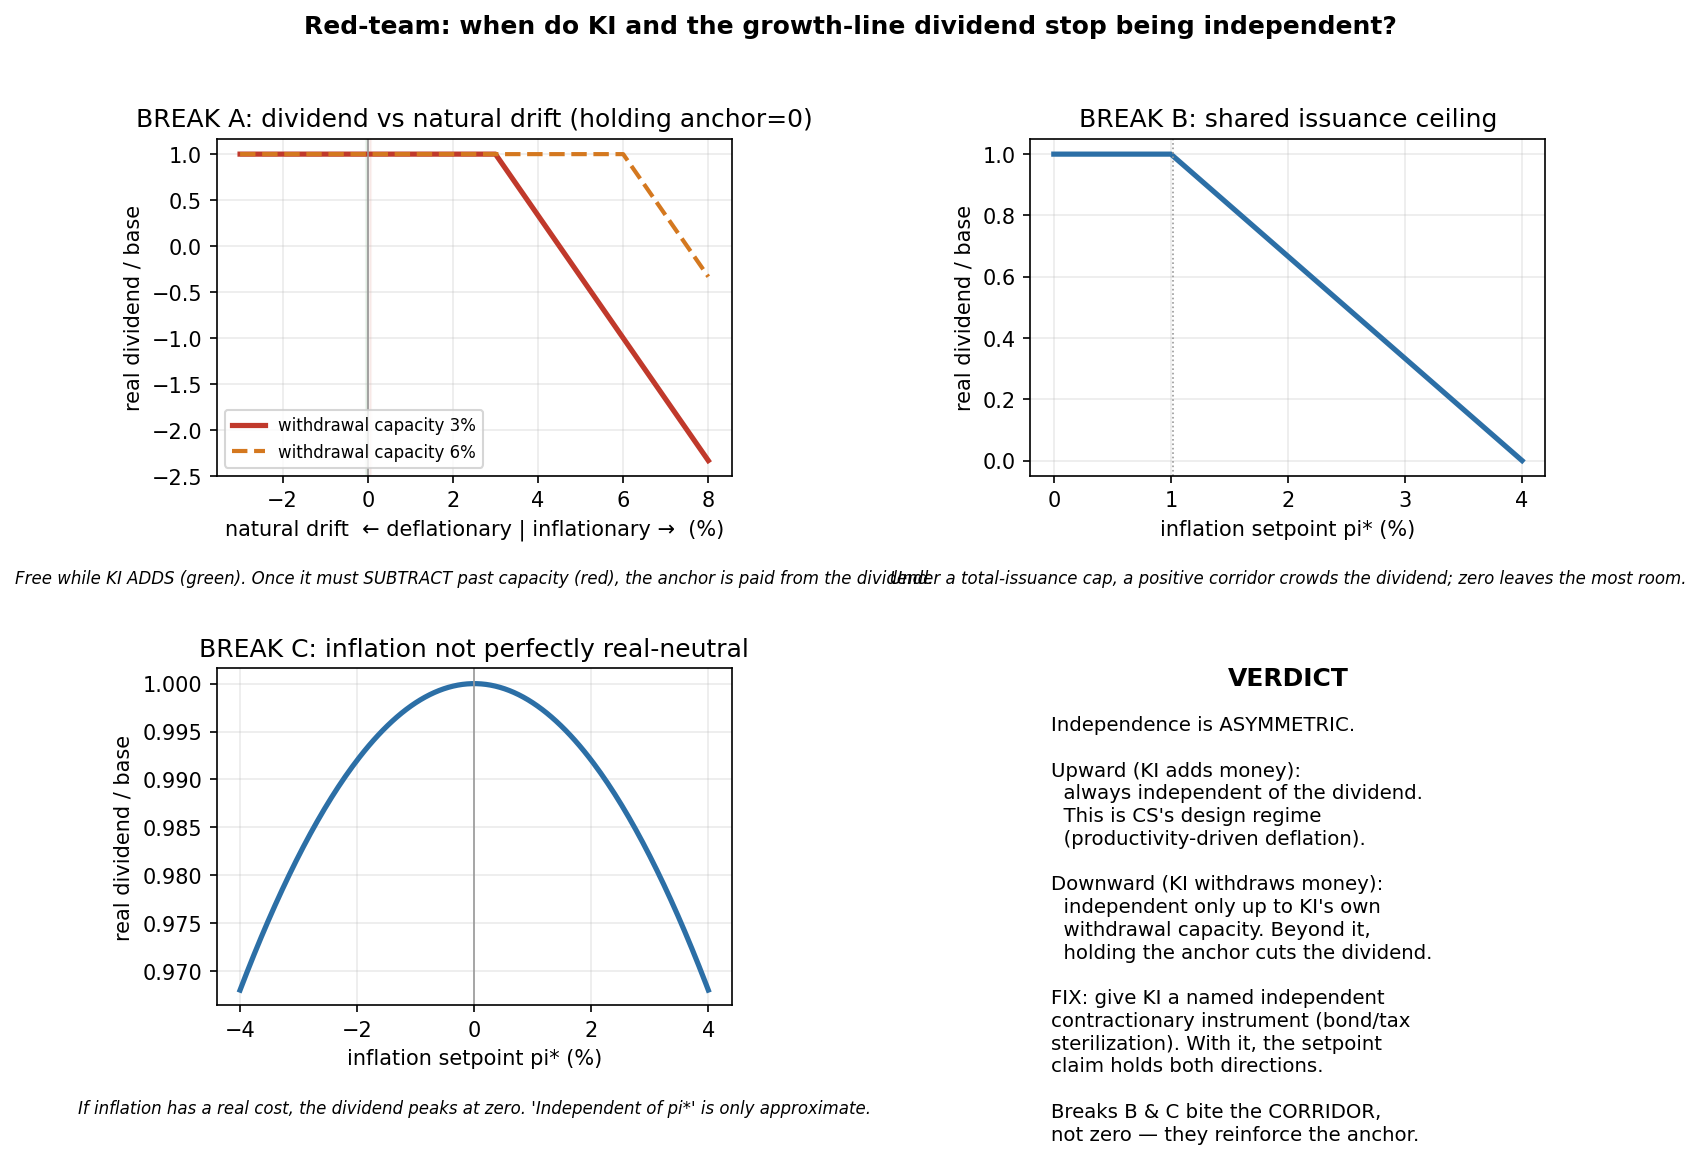

This chart was generated by the following Python code:
"""
Red-team the load-bearing assumption: are KI (inflation thermostat) and the growth-line stream
(dividend) really INDEPENDENT? Try to find configurations where holding the anchor must lean on
the dividend, breaking 'holding zero is free.'
"""
import numpy as np, matplotlib.pyplot as plt
import os
_FIGDIR = os.path.join(os.path.dirname(os.path.dirname(os.path.abspath(__file__))), "figures"); os.makedirs(_FIGDIR, exist_ok=True)
g=0.03; kd=0.5; base=kd*g   # base real dividend per period (normalized reference)

# ---------- BREAK A: the withdrawal asymmetry (the real threat) ----------
# KI can ADD money freely & independently. To DISINFLATE it must SUBTRACT money, which needs a real
# withdrawal instrument (bonds/tax) with capacity w_max. Beyond w_max the only lever left is cutting
# the dividend -> the streams couple. A member with INFLATIONARY drift delta must withdraw delta to hold 0.
delta=np.linspace(-0.03,0.08,221)          # natural drift: <0 deflationary (CS design case), >0 inflationary
def divA(delta,w_max):
    withdraw_needed=np.maximum(0.0,delta)               # only inflationary drift needs withdrawal
    excess=np.maximum(0.0,withdraw_needed-w_max)        # beyond KI's independent capacity
    return base-excess                                  # excess must come out of the dividend
print("BREAK A — withdrawal asymmetry:")
for w in (0.03,0.06):
    d=divA(delta,w); brk=delta[np.argmax(d<base-1e-9)]
    print(f"  w_max={w*100:.0f}%: dividend stays full until inflationary drift = {brk*100:.0f}%, then it pays for the anchor.")
print("  -> Independence is ASYMMETRIC: free when KI ADDS (deflationary drift, the CS design case),")
print("     broken when KI must SUBTRACT beyond its withdrawal capacity (inflationary drift/shock).")

# ---------- BREAK B: shared issuance ceiling ----------
# If total issuance is capped at C, the growth-line (g) and KI (pi*) compete for the same envelope.
pis=np.linspace(0,0.04,201); C=0.04
def divB(pis,C): return base*np.minimum(g,np.maximum(0.0,C-pis))/g   # KI takes priority to hold anchor; dividend gets the rest
dB=divB(pis,C); brkB=pis[np.argmax(dB<base-1e-9)]
print(f"\nBREAK B — shared issuance ceiling (C={C*100:.0f}%): dividend full until pi*={brkB*100:.0f}%, then the corridor crowds it.")
print("  -> This bites the CORRIDOR, not zero: a positive anchor competes with the dividend under a cap; zero leaves max room.")

# ---------- BREAK C: inflation isn't perfectly real-neutral ----------
# If inflation carries a (convex) real cost, the real growth that funds the dividend shrinks with |pi*|.
cost_a=20.0
def divC(pis): return base*(1-cost_a*pis**2)
print(f"\nBREAK C — real cost of inflation (a={cost_a:.0f}): real dividend at pi*=0/+3% = {divC(np.array([0]))[0]/base:.3f} / {divC(np.array([0.03]))[0]/base:.3f} of base.")
print("  -> 'Dividend independent of pi*' is only approximate; the dividend is MAXIMIZED at zero. Also reinforces zero.")

print("\nVERDICT: one real break (A), two that reinforce zero (B,C).")
print("  The decoupling holds in CS's design regime (deflationary drift, anchor held by ADDING money).")
print("  It fails only when holding the anchor requires net CONTRACTION beyond KI's independent withdrawal")
print("  instrument. Fix: the spec must NAME that instrument (bond/tax sterilization) so KI never has to")
print("  reach into the dividend. With it, independence holds both directions; without it, only upward.")

# ---------- figure ----------
plt.rcParams.update({'font.size':10,'axes.grid':True,'grid.alpha':.25,'figure.dpi':150})
fig,ax=plt.subplots(2,2,figsize=(11,8))
fig.suptitle("Red-team: when do KI and the growth-line dividend stop being independent?",fontsize=12,fontweight='bold')
G,R,O,B='#3a8a4a','#c0392b','#d4781f','#2c6fa6'

a=ax[0,0]
a.axvspan(-0.03,0,color=G,alpha=0.08); a.axvspan(0,0.08,color=R,alpha=0.06)
a.plot(delta*100,divA(delta,0.03)/base,color=R,lw=2.5,label='withdrawal capacity 3%')
a.plot(delta*100,divA(delta,0.06)/base,color=O,lw=2,ls='--',label='withdrawal capacity 6%')
a.axvline(0,color='#999',lw=.8); a.set_title("BREAK A: dividend vs natural drift (holding anchor=0)"); a.set_xlabel("natural drift  \u2190 deflationary | inflationary \u2192  (%)"); a.set_ylabel("real dividend / base"); a.legend(fontsize=8)
a.text(.5,-.32,"Free while KI ADDS (green). Once it must SUBTRACT past capacity (red), the anchor is paid from the dividend.",transform=a.transAxes,ha='center',fontsize=8,style='italic')

a=ax[0,1]
a.plot(pis*100,dB/base,color=B,lw=2.5)
a.axvline(brkB*100,color='#999',lw=.8,ls=':'); a.set_title("BREAK B: shared issuance ceiling"); a.set_xlabel("inflation setpoint pi* (%)"); a.set_ylabel("real dividend / base")
a.text(.5,-.32,"Under a total-issuance cap, a positive corridor crowds the dividend; zero leaves the most room.",transform=a.transAxes,ha='center',fontsize=8,style='italic')

a=ax[1,0]
pp=np.linspace(-0.04,0.04,201)
a.plot(pp*100,divC(pp)/base,color=B,lw=2.5); a.axvline(0,color='#999',lw=.8)
a.set_title("BREAK C: inflation not perfectly real-neutral"); a.set_xlabel("inflation setpoint pi* (%)"); a.set_ylabel("real dividend / base")
a.text(.5,-.32,"If inflation has a real cost, the dividend peaks at zero. 'Independent of pi*' is only approximate.",transform=a.transAxes,ha='center',fontsize=8,style='italic')

a=ax[1,1]; a.axis('off')
a.text(0.5,0.95,"VERDICT",ha='center',fontweight='bold',fontsize=12,transform=a.transAxes)
txt=("Independence is ASYMMETRIC.\n\n"
     "Upward (KI adds money):\n  always independent of the dividend.\n  This is CS's design regime\n  (productivity-driven deflation).\n\n"
     "Downward (KI withdraws money):\n  independent only up to KI's own\n  withdrawal capacity. Beyond it,\n  holding the anchor cuts the dividend.\n\n"
     "FIX: give KI a named independent\ncontractionary instrument (bond/tax\nsterilization). With it, the setpoint\nclaim holds both directions.\n\n"
     "Breaks B & C bite the CORRIDOR,\nnot zero \u2014 they reinforce the anchor.")
a.text(0.04,0.86,txt,ha='left',va='top',fontsize=9.5,transform=a.transAxes,linespacing=1.25)

fig.tight_layout(rect=[0,0.02,1,0.96]); fig.savefig(os.path.join(_FIGDIR,"cs_independence_redteam.png"),bbox_inches='tight',facecolor='white')
print("\nsaved cs_independence_redteam.png")
